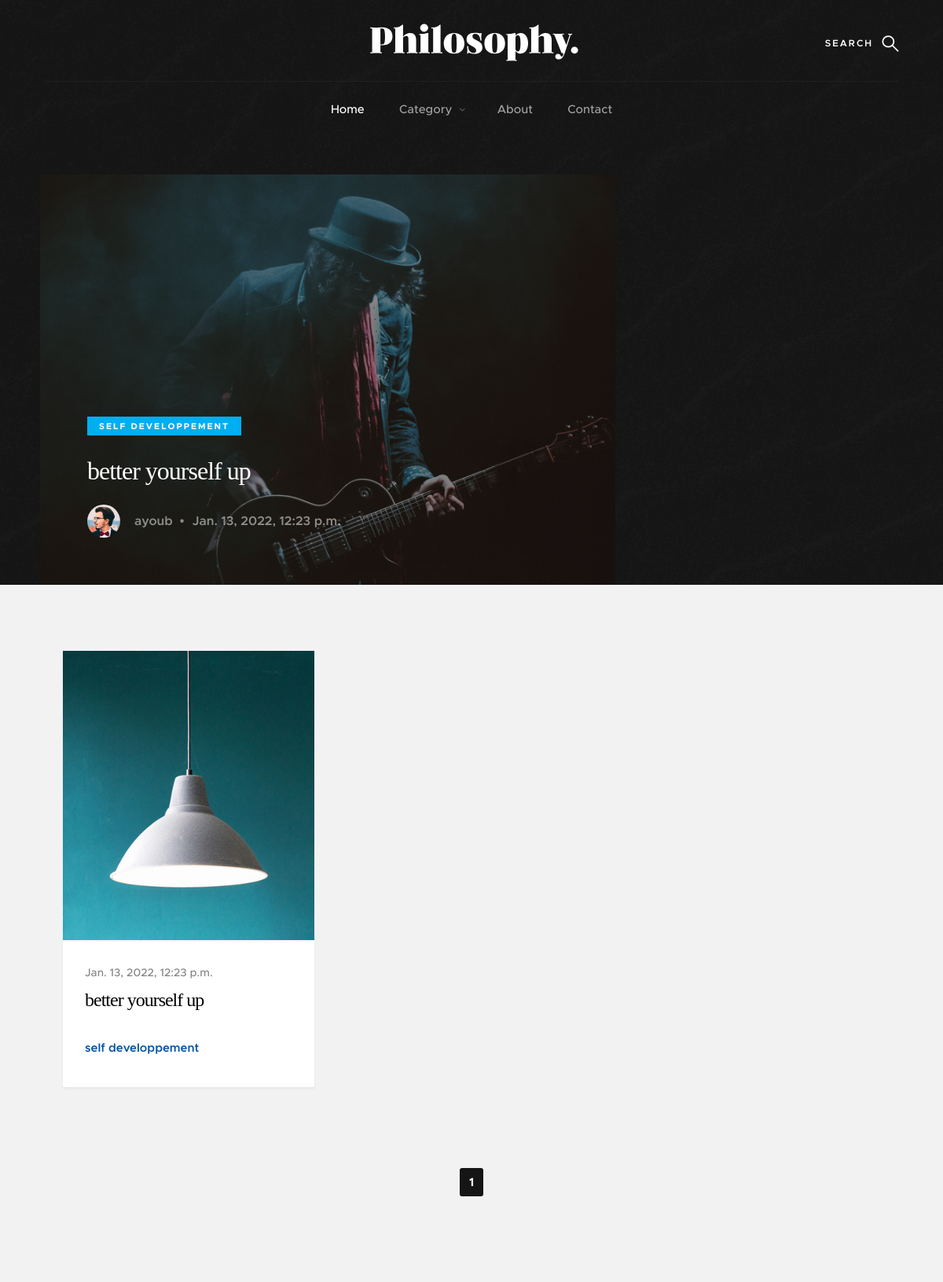
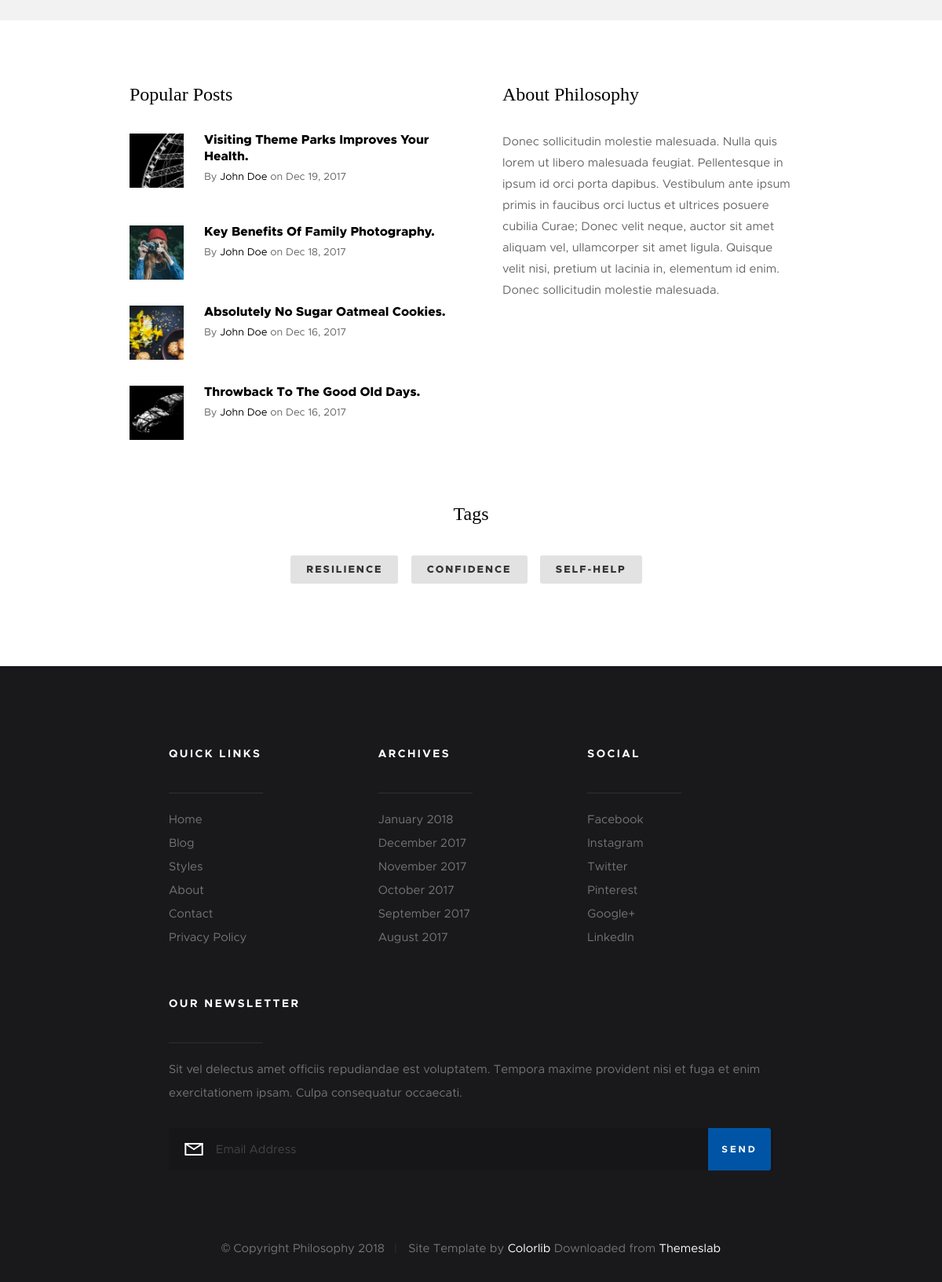
/blog/home, run on the app's committed database (2 pictures, top to bottom).
### Blog/views.py (the view)
# urls.py: path('home', views.ArticleListView.as_view(), name='home'),
class ArticleListView(ListView):
    context_object_name = "all_articles"
    paginate_by = 3
    queryset = Article.objects.filter(status=Article.PUBLISHED, deleted=False)
    template_name = "blog/home.html"
    def get_context_data(self, **kwargs):
        context = super().get_context_data(**kwargs)
        context['featured_articles'] = Article.objects.filter(status=Article.PUBLISHED)[:3]
        return context

### templates/blog/home.html (shortened to what this page needs)
{% extends 'base.html' %}
{% block navbar %}
    <section class="s-pageheader s-pageheader--home">
    {% include 'base_directory/navbar.html' %}
    {% include 'base_directory/featured.html' %}
    </section>
{% endblock %}
{% block content %}
    <section class="s-content">
        <div class="row masonry-wrap">
            <div class="masonry">
                {% for article in page_obj %}
                    <article class="masonry__brick entry format-standard" data-aos="fade-up">
                     <div class="entry__thumb">
                        <a href="single-standard.html" class="entry__thumb-link">
                            <img src="images/thumbs/masonry/lamp-400.jpg"
                                    srcset="images/thumbs/masonry/lamp-400.jpg 1x, images/thumbs/masonry/lamp-800.jpg 2x" alt="">
                        </a>
                     </div>
                     <div class="entry__text">
                        <div class="entry__header">
                            <div class="entry__date">
                                <a href="{% url 'Blog:get_article_detail_by_number' article.id %}">{{ article.date_published}}</a>
                            </div>
                            <h1 class="entry__title"><a href="{% url 'Blog:get_article_detail_by_number' article.id %}">{{ article.title}}</a></h1>
                        </div>
                         <div class="entry__meta">
                            <span class="entry__meta-links">
                                <a href="{% url 'Blog:get_category' article.category.slug %}">{{ article.category }}</a>
                            </span>
                         </div>
                     </div>
                    </article>
                {% endfor %}
            </div>
        </div>
        <div class="row">
            <div class="col-full">
                <nav class="pgn">
                    <ul>
                    {% for page in page_obj.paginator.page_range %}
                        <li>
                            <a class="pgn__num
                                 {% if page_obj.number == page %}current{% endif %}" href="?page={{page }}">{{ page }}
                            </a>
                        </li>
                    {% endfor %}
                    </ul>
                </nav>
            </div>
        </div>
    </section>
{% endblock %}
{% block extra %}
    {% include 'base_directory/extra_page.html' %}
{% endblock %}

### templates/base.html (shortened to what this page needs)
{% load static %}
<!DOCTYPE html>
<html class="no-js" lang="en">
<head>
    <link rel="stylesheet" href="{% static 'css/base.css' %}">
    <link rel="stylesheet" href="{% static 'css/vendor.css' %}">
    <link rel="stylesheet" href="{% static 'css/main.css' %}">
</head>
<body id="top">
{% block navbar %}
{% endblock %}
{% block content %}
{% endblock %}
{% block extra %}
{% endblock %}
{% block footer %}
    {% include 'base_directory/footer.html' %}
{% endblock %}
</body>
</html>

### templates/base_directory/navbar.html (shortened to what this page needs)
{% load static %}
        <header class="header">
            <div class="header__content row">
                <div class="header__logo">
                    <a class="logo" href="index.html">
                        <img src="{% static 'images/logo.svg' %}" alt="Homepage">
                    </a>
                </div>
                <ul class="header__social">
                    <li>
                        <a href="#0"><i class="fa fa-facebook" aria-hidden="true"></i></a>
                    </li>
                    <li>
                        <a href="#0"><i class="fa fa-twitter" aria-hidden="true"></i></a>
                    </li>
                    <li>
                        <a href="#0"><i class="fa fa-instagram" aria-hidden="true"></i></a>
                    </li>
                    <li>
                        <a href="#0"><i class="fa fa-pinterest" aria-hidden="true"></i></a>
                    </li>
                </ul>
                <a class="header__search-trigger" href="#0"></a>
                <nav class="header__nav-wrap">
                    <ul class="header__nav">
                      {% with url_name=request.resolver_match.url_name %}
                        <li {% if url_name == 'home' %}class="current"{% endif %}>
                            <a href="{% url 'Blog:home' %}" title="">Home</a>
                        </li>
                        <li class="has-children{% if url_name == 'get_category' %} current{% endif %}">
                            <a title="" >Category</a>
                         </li>
                        <li><a href="about.html" title="">About</a></li>
                        <li><a href="contact.html" title="">Contact</a></li>
                      {% endwith %}
                     </ul>
                 </nav>
             </div>
         </header>

### templates/base_directory/featured.html (shortened to what this page needs)
{% load static %}
{% block featured %}
    <div class="pageheader-content row">
     <div class="col-full">
        <div class="featured">
             {%for article in featured_articles %}
                   {%if forloop.counter == 1%}
                      <div class="featured__column featured__column--big">
                          <div class="entry" style="background-image:url({% static 'images/thumbs/featured/featured-guitarman.jpg' %});">
                              <div class="entry__content">
                                <span class="entry__category"><a href="#0">{{ article.category }}</a></span>
                                <h1>
                                    <a href="{% url 'Blog:get_article_detail_by_number' article.id %}" title="">
                                     {{ article.title}}
                                    </a>
                                </h1>
                                <div class="entry__info">
                                    <a href="#0" class="entry__profile-pic">
                                        <img class="avatar" src="{% static 'images/avatars/user-03.jpg' %}" alt="">
                                    </a>
                                     <ul class="entry__meta">
                                         <li><a href="#0">{{ article.author}}</a></li>
                                         <li>{{ article.date_published }}</li>
                                     </ul>
                                </div>
                            </div>
                        </div>
                    </div>
                    {%endif%}
             {%endfor%}
                </div>
            </div>
    </div>
{% endblock %}

### templates/base_directory/extra_page.html (shortened to what this page needs)
    <section class="s-extra">
        <div class="row top">
            <div class="col-eight md-six tab-full popular">
                <h3>Popular Posts</h3>
                <div class="block-1-2 block-m-full popular__posts">
                    <article class="col-block popular__post">
                        <a href="#0" class="popular__thumb">
                            <img src="images/thumbs/small/wheel-150.jpg" alt="">
                        </a>
                        <h5><a href="#0">Visiting Theme Parks Improves Your Health.</a></h5>
                        <section class="popular__meta">
                                <span class="popular__author"><span>By</span> <a href="#0"> John Doe</a></span>
                            <span class="popular__date"><span>on</span> <time datetime="2017-12-19">Dec 19, 2017</time></span>
                        </section>
                    </article>
                    <article class="col-block popular__post">
                        <a href="#0" class="popular__thumb">
                            <img src="images/thumbs/small/shutterbug-150.jpg" alt="">
                        </a>
                        <h5><a href="#0">Key Benefits Of Family Photography.</a></h5>
                        <section class="popular__meta">
                            <span class="popular__author"><span>By</span> <a href="#0"> John Doe</a></span>
                            <span class="popular__date"><span>on</span> <time datetime="2017-12-18">Dec 18, 2017</time></span>
                        </section>
                    </article>
                    <article class="col-block popular__post">
                        <a href="#0" class="popular__thumb">
                            <img src="images/thumbs/small/cookies-150.jpg" alt="">
                        </a>
                        <h5><a href="#0">Absolutely No Sugar Oatmeal Cookies.</a></h5>
                        <section class="popular__meta">
                                <span class="popular__author"><span>By</span> <a href="#0"> John Doe</a></span>
                            <span class="popular__date"><span>on</span> <time datetime="2017-12-16">Dec 16, 2017</time></span>
                        </section>
                    </article>
                    <article class="col-block popular__post">
                        <a href="#0" class="popular__thumb">
                            <img src="images/thumbs/small/beetle-150.jpg" alt="">
                        </a>
                        <h5><a href="#0">Throwback To The Good Old Days.</a></h5>
                        <section class="popular__meta">
                            <span class="popular__author"><span>By</span> <a href="#0"> John Doe</a></span>
                            <span class="popular__date"><span>on</span> <time datetime="2017-12-16">Dec 16, 2017</time></span>
                        </section>
                    </article>
                </div>
            </div>
            <div class="col-four md-six tab-full about">
                <h3>About Philosophy</h3>
                <p>
                Donec sollicitudin molestie malesuada. Nulla quis lorem ut libero malesuada feugiat. Pellentesque in ipsum id orci porta dapibus. Vestibulum ante ipsum primis in faucibus orci luctus et ultrices posuere cubilia Curae; Donec velit neque, auctor sit amet aliquam vel, ullamcorper sit amet ligula. Quisque velit nisi, pretium ut lacinia in, elementum id enim. Donec sollicitudin molestie malesuada.
                </p>
                <ul class="about__social">
                    <li>
                        <a href="#0"><i class="fa fa-facebook" aria-hidden="true"></i></a>
                    </li>
                    <li>
                        <a href="#0"><i class="fa fa-twitter" aria-hidden="true"></i></a>
                    </li>
                    <li>
                        <a href="#0"><i class="fa fa-instagram" aria-hidden="true"></i></a>
                    </li>
                    <li>
                        <a href="#0"><i class="fa fa-pinterest" aria-hidden="true"></i></a>
                    </li>
                </ul>
            </div>
        </div>
        <div class="row bottom tags-wrap">
            <div class="col-full tags">
                <h3>Tags</h3>
                <div class="tagcloud">
                    {% for tag in tags %}
                        <a href="{% url 'Blog:listTag' tag.name %}">{{ tag.name }}</a>
                    {% endfor %}
                </div>
            </div>
        </div>
    </section>

### templates/base_directory/footer.html (shortened to what this page needs)
    <footer class="s-footer">
        <div class="s-footer__main">
            <div class="row">
                <div class="col-two md-four mob-full s-footer__sitelinks">
                    <h4>Quick Links</h4>
                    <ul class="s-footer__linklist">
                        <li><a href="#0">Home</a></li>
                        <li><a href="#0">Blog</a></li>
                        <li><a href="#0">Styles</a></li>
                        <li><a href="#0">About</a></li>
                        <li><a href="#0">Contact</a></li>
                        <li><a href="#0">Privacy Policy</a></li>
                    </ul>
                </div>
                <div class="col-two md-four mob-full s-footer__archives">
                    <h4>Archives</h4>
                    <ul class="s-footer__linklist">
                        <li><a href="#0">January 2018</a></li>
                        <li><a href="#0">December 2017</a></li>
                        <li><a href="#0">November 2017</a></li>
                        <li><a href="#0">October 2017</a></li>
                        <li><a href="#0">September 2017</a></li>
                        <li><a href="#0">August 2017</a></li>
                    </ul>
                </div>
                <div class="col-two md-four mob-full s-footer__social">
                    <h4>Social</h4>
                    <ul class="s-footer__linklist">
                        <li><a href="#0">Facebook</a></li>
                        <li><a href="#0">Instagram</a></li>
                        <li><a href="#0">Twitter</a></li>
                        <li><a href="#0">Pinterest</a></li>
                        <li><a href="#0">Google+</a></li>
                        <li><a href="#0">LinkedIn</a></li>
                    </ul>
                </div>
                <div class="col-five md-full end s-footer__subscribe">
                    <h4>Our Newsletter</h4>
                    <p>Sit vel delectus amet officiis repudiandae est voluptatem. Tempora maxime provident nisi et fuga et enim exercitationem ipsam. Culpa consequatur occaecati.</p>
                    <div class="subscribe-form">
                        <form id="mc-form" class="group" novalidate="true">
                            <input type="email" value="" name="EMAIL" class="email" id="mc-email" placeholder="Email Address" required="">
                            <input type="submit" name="subscribe" value="Send">
                        </form>
                    </div>
                </div>
            </div>
        </div>
        <div class="s-footer__bottom">
            <div class="row">
                <div class="col-full">
                    <div class="s-footer__copyright">
                        <span>© Copyright Philosophy 2018</span>
                        <span>Site Template by <a href="https://colorlib.com/">Colorlib</a> Downloaded from <a href="https://themeslab.org/" target="_blank">Themeslab</a></span>
                    </div>
                </div>
            </div>
        </div>
    </footer>

### data on the page
Tag: name "RESILIENCE"
Tag: name "CONFIDENCE"
Tag: name "SELF-HELP"

### other printed values
{{ article.category }} "SELF DEVELOPPEMENT"
{{ article.title }} "better yourself up"
{{ article.author }} "ayoub"
{{ article.date_published }} "Jan. 13, 2022, 12:23 p.m."
{{ article.category }} "self developpement"
{{ page }} "1"
